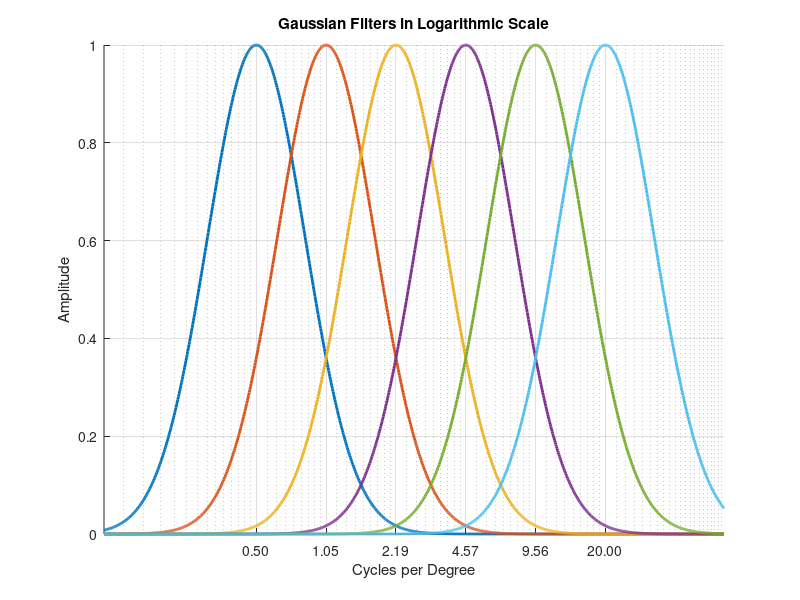
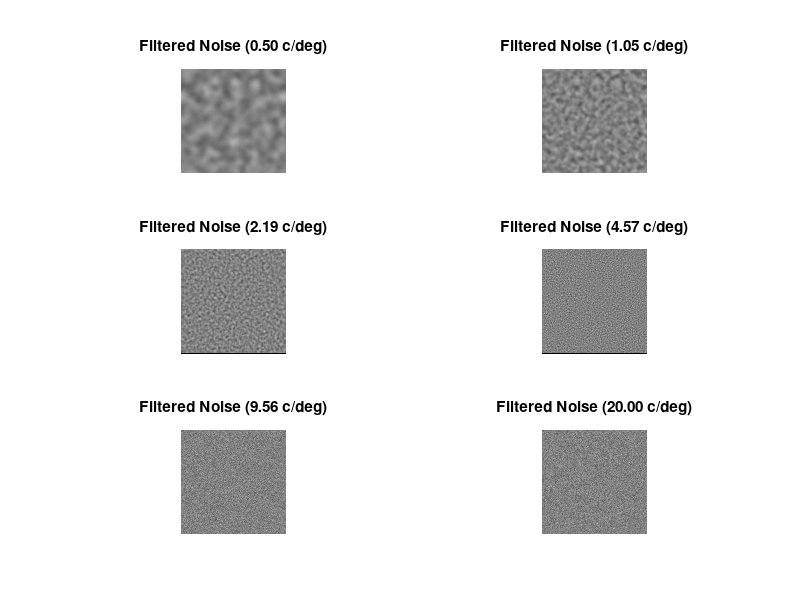

The MATLAB source for these figures, in order:
% Close all figures and clear command window
close all; clc;

% Main parameters
imageSize = 1080;
pixelSize = 0.01; % degree per pixel

% Spatial frequency filter paramaters
minFreq = 0.5;
maxFreq = 20;
stepFreq = 6;
overlapValue = 0.60;

% Orientation filter parameters
kappa = 0;
preferred_orientation_deg = 45;

% Contrast filter
C = 0.50; % Michelson contrast

% Define parameters
centers = logspace(log10(minFreq), log10(maxFreq), stepFreq); % Center frequencies

% Calculate sigma based on the desired overlap
logDiff = log10(centers(2)) - log10(centers(1));
sigma = sqrt(-logDiff^2 / (4 * log(overlapValue)));

% Plot Gaussian functions
x = logspace(log10(0.1), log10(70), 1000); % X values for plotting
figure('Position', [2000, 1500, 600, 450]);
hold on; colors = lines(stepFreq); % Initialize figure and colors
for i = 1:length(centers)
    plot(x, exp(-((log10(x) - log10(centers(i))).^2) / (2 * sigma^2)), 'Color', colors(i,:), 'LineWidth', 2);
end

% Customize plot
set(gca, 'XScale', 'log', 'XTick', centers, 'XTickLabel', arrayfun(@(x) sprintf('%.2f', x), centers, 'UniformOutput', false));
xlabel('Cycles per Degree'); ylabel('Amplitude'); title('Gaussian Filters in Logarithmic Scale');
xlim([0.1, 70]); grid on; hold off;

% Generate pink noise patterns
% Create a grid of spatial frequencies
[x, y] = meshgrid(-imageSize/2:imageSize/2-1, -imageSize/2:imageSize/2-1);
x = x / (imageSize * pixelSize); % Convert to cycles per degree
y = y / (imageSize * pixelSize); % Convert to cycles per degree
r = sqrt(x.^2 + y.^2); % Radial frequency

% Generate pink noise in frequency domain
pinkNoise = randn(imageSize); % White noise
pinkNoise = pinkNoise - mean(pinkNoise(:)); % Zero-mean
pinkNoise = pinkNoise / std(pinkNoise(:)); % Unit variance
pinkNoise_fft = fftshift(fft2(pinkNoise)); % Fourier transform
pinkNoise_fft = pinkNoise_fft ./ (r + 1e-5); % Apply 1/f filter (pink noise)

% Filter the pink noise with Gaussian and von Mises filters
filteredNoise = zeros(imageSize, imageSize, stepFreq);
preferred_orientation = deg2rad(preferred_orientation_deg); % Convert to radians
angles = atan2(y, x) - preferred_orientation; % Angular differences
vonMisesFilter = exp(kappa * cos(angles)); % Von Mises filter

for i = 1:stepFreq
    % Create Gaussian filter in frequency domain
    gaussianFilter = exp(-((log10(r) - log10(centers(i))).^2) / (2 * sigma^2));
    gaussianFilter = gaussianFilter / max(gaussianFilter(:)); % Normalize

    % Apply Gaussian and von Mises filters to pink noise
    filteredNoise_fft = pinkNoise_fft .* gaussianFilter .* vonMisesFilter;
    filteredNoise(:,:,i) = real(ifft2(ifftshift(filteredNoise_fft)));
end

% Normalize to [0, 1]
filteredNoise = (filteredNoise - min(filteredNoise(:))) / (max(filteredNoise(:)) - min(filteredNoise(:)));

% Apply Michelson contrast to each filtered noise pattern
for i = 1:stepFreq
    % Extract the current filtered noise pattern
    currentNoise = filteredNoise(:,:,i);

    % Compute mean value
    mean_value = mean(currentNoise(:));

    % Compute Lmax and Lmin
    Lmax = mean_value + (C / 2);
    Lmin = mean_value - (C / 2);

    % Apply Michelson contrast
    contrast_patch = (currentNoise - mean_value) * (Lmax - Lmin) + mean_value;

    % Store the contrast-adjusted pattern
    filteredNoise(:,:,i) = contrast_patch;
end

% Plot the filtered noise patterns
figure('Position', [2000, 0, 600, 800]);
for i = 1:stepFreq
    subplot(3, 2, i);
    imagesc(filteredNoise(:,:,i));
    caxis([0, 1]);
    colormap gray; axis image off;
    title(sprintf('Filtered Noise (%.2f c/deg)', centers(i)));
end
